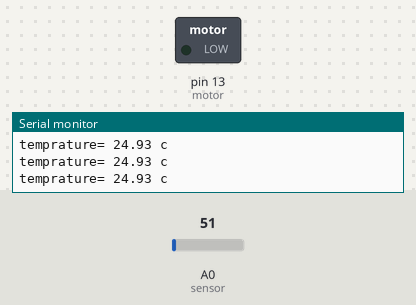
A sketch run on a simulated Arduino Uno, built with avr-gcc and run on an emulated ATmega328P. Shown: switched loads named in the sketch (green lamp = pin HIGH), the last lines printed to the serial monitor. The inputs (shaded band) are chosen by the test bench; at power-on: A0 (sensor) = 51.

Above: at 1.2 s.
1.3 s: A0 (sensor) set to 75
2.8 s: A0 (sensor) set to 87
At 4.0 s:
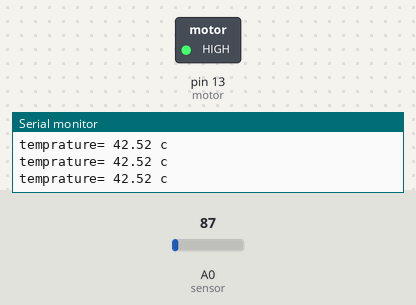
4.4 s: A0 (sensor) set to 71
At 5.7 s:
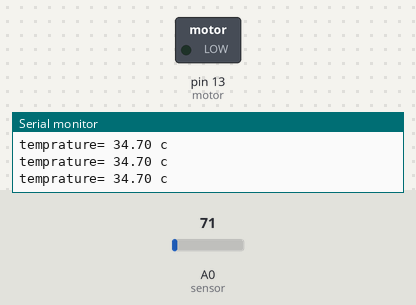
6.0 s: A0 (sensor) set to 86
At 7.3 s:
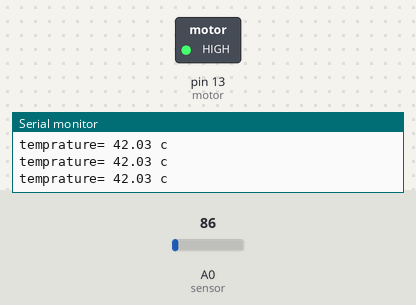
Timing chart, 0 to 8.6 s (numbered marks = the images above; inputs shaded):
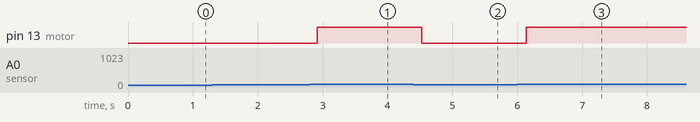

Measured:
- the behaviour switches between 81 and 82 on A0 (sensor) (found by bisection; images 0 and 1)
- after the input at 2.8 s, pin 13 (motor): LOW → HIGH after 0.12 s
- after the input at 4.4 s, pin 13 (motor): HIGH → LOW after 0.13 s
- after the input at 6.0 s, pin 13 (motor): LOW → HIGH after 0.14 s

The sketch:

ac-motor.ino
```cpp
int sensor=A0;
float volt;
float temp;
int motor=13;

void setup() {
  // put your setup code here, to run once:
Serial.begin(9600);
pinMode(sensor, INPUT);
pinMode(motor, OUTPUT);
}

void loop() {
  // put your main code here, to run repeatedly:
float value=analogRead(A0);
volt=(value*(5.0/1023));
temp=(volt*100.0);              /* 10 mV =1 c         LM35 temprature (-60<temp<150) */
Serial.print("temprature= " );
Serial.print(temp);
Serial.println(" c");
delay(100);
 if(temp>40)
  {
    digitalWrite(motor,HIGH);
  }
  else
  {
    digitalWrite(motor, LOW);
  }

}
```
